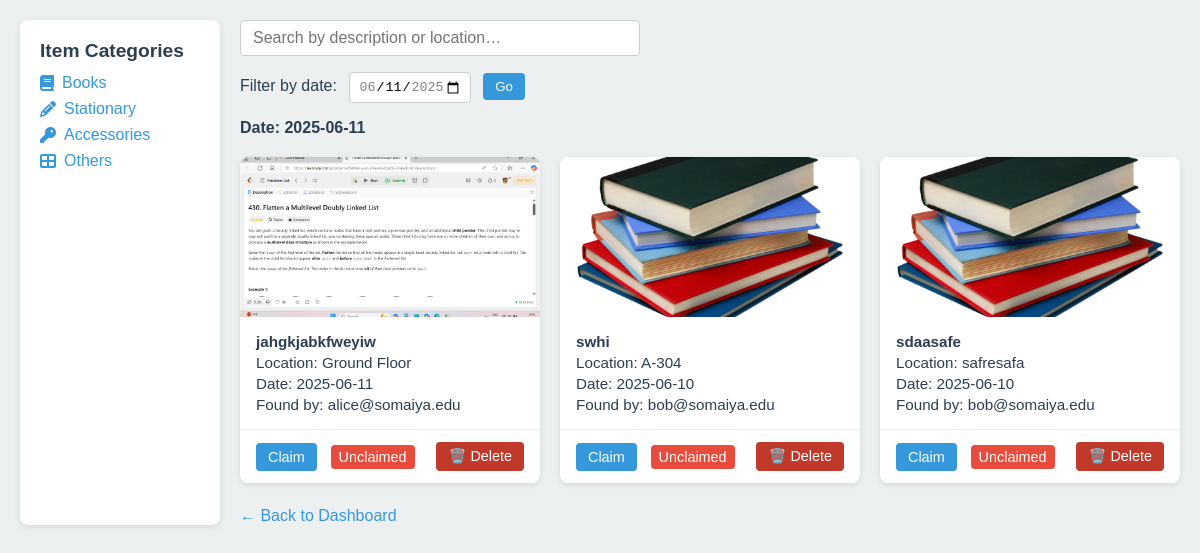
Before: /category/books (signed in) with the older database file.
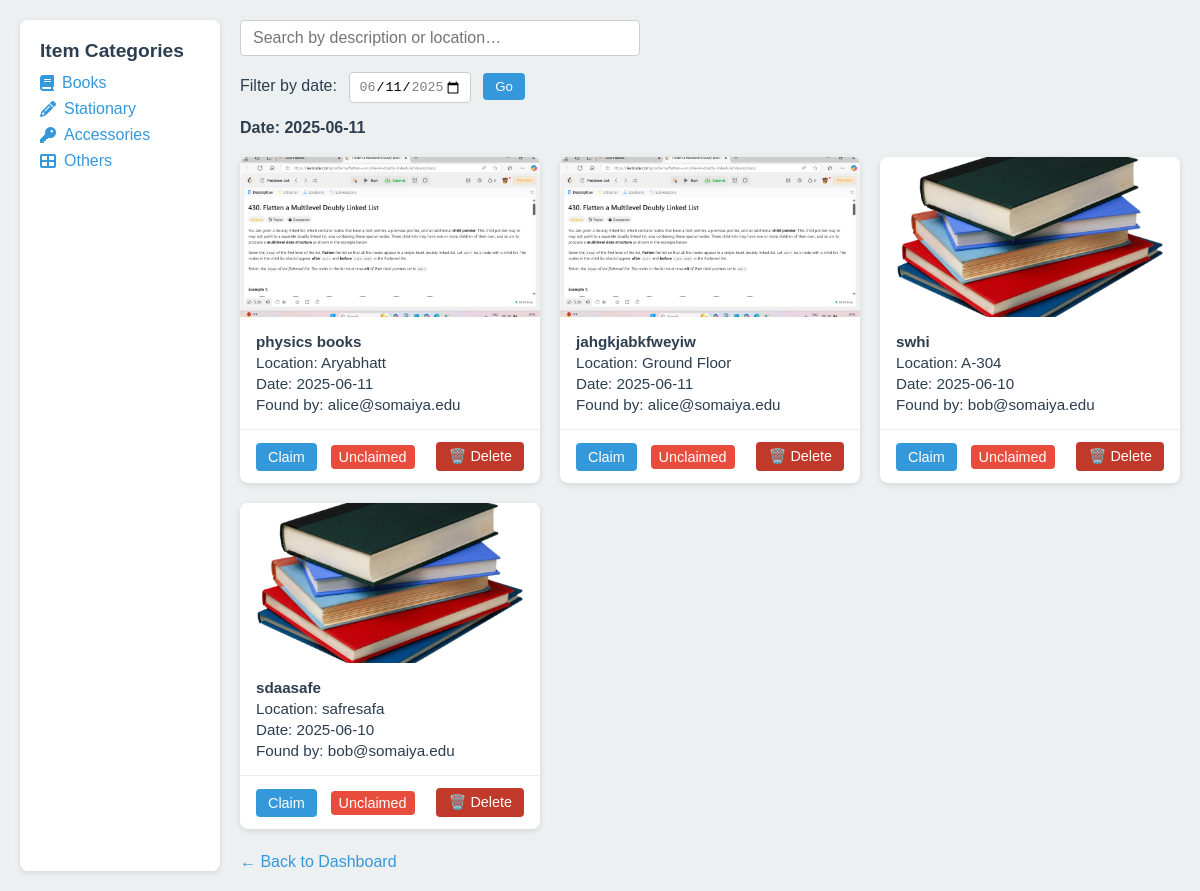
After: the same page with the newer database file.
### app.py (models this page shows)
class Report(db.Model):
    id          = db.Column(db.Integer, primary_key=True)
    email       = db.Column(db.String, nullable=False)
    filename    = db.Column(db.String, nullable=False)
    description = db.Column(db.String, nullable=False)
    location    = db.Column(db.String, nullable=False)
    date_found  = db.Column(db.String, nullable=False)  # 'YYYY-MM-DD'
    category    = db.Column(db.String, nullable=False)
    contact     = db.Column(db.String, nullable=False)
    timestamp   = db.Column(db.DateTime, server_default=db.func.now())
    claimed     = db.Column(db.Boolean, default=False)
    claimed_by  = db.Column(db.String, nullable=True)
    received    = db.Column(db.Boolean, default=False)

### app.py (the view)
@app.route('/category/<cat>')
@login_required
def category_items(cat):
    filter_date = request.args.get('filter_date')
    q = Report.query.filter_by(category=cat, received=False)
    if filter_date:
        q = q.filter_by(date_found=filter_date)
    items = q.order_by(Report.timestamp.desc()).all()
    items_for_js = [
        {'id': i.id, 'description': i.description, 'location': i.location}
        for i in items
    ]
    all_dates = [r.date_found for r in Report.query.with_entities(Report.date_found)]
    max_date = date.today().isoformat()
    min_date = (date.today() - timedelta(days=6)).isoformat()
    user_claims = {
        cr.report_id for cr in ClaimRequest.query.filter_by(user_email=session['email'])
    }
    return render_template(
        'categoryitems.html',
        items=items,
        items_for_js=items_for_js,
        category=cat,
        min_date=min_date,
        max_date=max_date,
        filter_date=filter_date,
        user_claims=user_claims
    )

### app.py (called while the page is built)
@app.context_processor
def inject_globals():
    return {
        'email': session.get('email'),
        'roles': session.get('roles', []),
        'today': date.today()
    }

def login_required(f):
    @wraps(f)
    def wrapper(*args, **kwargs):
        if 'email' not in session:
            return redirect(url_for('do_login'))
        return f(*args, **kwargs)
    return wrapper

### Templates/categoryitems.html (shortened to what the changed rows need)
<!DOCTYPE html>
<html lang="en">
<head>
  <link rel="stylesheet"
        href="https://cdnjs.cloudflare.com/ajax/libs/font-awesome/6.4.0/css/all.min.css" />
</head>
<body>
  <div class="container">
    <section class="main">
      <div class="card-grid">
        {% for item in items %}
          <div class="card" data-id="{{ item.id }}">
            <img
              src="{% if item.filename %}
                       {{ url_for('static', filename='uploads/'~item.filename) }}
                     {% else %}
                       {{ url_for('static', filename='images/placeholder.png') }}
                     {% endif %}"
              alt="{{ item.description }}"
            />
            <div class="card-body">
              <p><strong>{{ item.description }}</strong></p>
              <p>Location: {{ item.location }}</p>
              <p>Date: {{ item.date_found }}</p>
              <p>Found by: {{ item.email }}</p>
            </div>
            <div class="card-footer">
              {% if item.received %}
                <span class="status-indicator status-received">Received</span>
              {% elif item.claimed and item.claimed_by==email %}
                <span class="status-indicator status-claimed">Claimed</span>
              {% elif item.id in user_claims %}
                <span class="status-indicator status-claimed">Pending…</span>
              {% else %}
                <button class="action-btn claim-btn"
                        onclick='event.stopPropagation();
                          fetch("{{ url_for("claim_report",report_id=item.id) }}", {
                            method:"POST",
                            headers:{"X-CSRFToken":
                              document.querySelector("meta[name=csrf-token]")
                                      .getAttribute("content")}
                          })
                          .then(r=>r.json())
                          .then(d=>{ alert(d.message); location.reload(); });'>
                  Claim
                </button>
                <span class="status-indicator status-unclaimed">Unclaimed</span>
              {% endif %}
              {% if 'admin' in roles %}
                <button class="action-btn delete-btn"
                        onclick='event.stopPropagation();
                          if(confirm("Delete this report?")) {
                            fetch("{{ url_for("delete_report",report_id=item.id) }}", {
                              method:"POST",
                              headers:{"X-CSRFToken":
                                document.querySelector("meta[name=csrf-token]")
                                        .getAttribute("content")}
                            }).then(()=>location.reload());
                          }'>
                  🗑️ Delete
                </button>
              {% endif %}
            </div>
          </div>
        {% endfor %}
      </div>
    </section>
  </div>
</body>
</html>

Changed rows visible on the page:
added Report: filename (picture), description "physics books", location "Aryabhatt", date_found "2025-06-11", email "alice@somaiya.edu"
